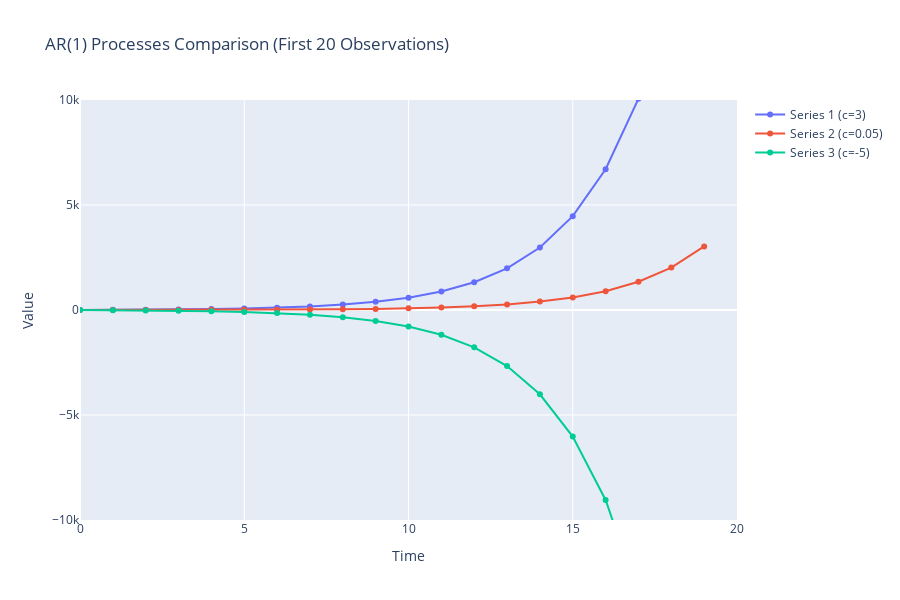

This figure's notebook cell:
### Markdown cell above
\begin{itemize}
    \item Series 1 (c=3): \( Y_t = 3 + 1.5Y_{t-1} + \epsilon_t \)
    \item Series 2 (c=0.05): \( Y_t = 0.05 + 1.5Y_{t-1} + \epsilon_t \)
    \item Series 3 (c=-5): \( Y_t = -5 + 1.5Y_{t-1} + \epsilon_t \)
\end{itemize}

### Code cell
# Using Plotly Graph Objects for more customization
fig = go.Figure()

# Adding the three series to the plot
fig.add_trace(go.Scatter(x=df['Time'][:20], y=df['Series1'][:20], mode='lines+markers', name='Series 1 (c=3)'))
fig.add_trace(go.Scatter(x=df['Time'][:20], y=df['Series2'][:20], mode='lines+markers', name='Series 2 (c=0.05)'))
fig.add_trace(go.Scatter(x=df['Time'][:20], y=df['Series3'][:20], mode='lines+markers', name='Series 3 (c=-5)'))

# Setting the title, axis labels, and layout
fig.update_layout(
    title='AR(1) Processes Comparison (First 20 Observations)',
    xaxis_title='Time',
    yaxis_title='Value',
    xaxis=dict(range=[0, 20]),  # Limiting x-axis to first 20 observations
    yaxis=dict(range=[-10000, 10000]),  # Setting y-axis range from -10000 to 10000
    showlegend=True,
    height=600
)

fig.show()

### Figure 1 — Plotly figure (JSON) as saved in the notebook; plotly's stock layout.template omitted (floating-point values rounded to 4 significant figures)
{"data": [{"mode": "lines+markers", "name": "Series 1 (c=3)", "type": "scatter", "x": [0, 1, 2, 3, 4, 5, 6, 7, 8, 9, 10, 11, 12, 13, 14, 15, 16, 17, 18, 19], "y": [3.497, 8.107, 15.81, 28.23, 45.12, 70.44, 110.2, 169.1, 256.2, 387.9, 584.4, 879.1, 1322.0, 1984.0, 2977.0, 4468.0, 6704.0, 10060.0, 15090.0, 22640.0]}, {"mode": "lines+markers", "name": "Series 2 (c=0.05)", "type": "scatter", "x": [0, 1, 2, 3, 4, 5, 6, 7, 8, 9, 10, 11, 12, 13, 14, 15, 16, 17, 18, 19], "y": [0.5467, 0.7318, 1.795, 4.266, 6.215, 9.138, 15.34, 23.82, 35.31, 53.56, 79.93, 119.5, 179.5, 267.4, 399.4, 598.7, 897.0, 1346.0, 2018.0, 3026.0]}, {"mode": "lines+markers", "name": "Series 3 (c=-5)", "type": "scatter", "x": [0, 1, 2, 3, 4, 5, 6, 7, 8, 9, 10, 11, 12, 13, 14, 15, 16, 17, 18, 19], "y": [-4.503, -11.89, -22.19, -36.77, -60.38, -95.81, -147.1, -224.9, -342.9, -518.8, -783.6, -1181.0, -1776.0, -2671.0, -4013.0, -6025.0, -9044.0, -13570.0, -20360.0, -30550.0]}], "layout": {"height": 600, "showlegend": true, "title": {"text": "AR(1) Processes Comparison (First 20 Observations)"}, "xaxis": {"range": [0, 20], "title": {"text": "Time"}}, "yaxis": {"range": [-10000, 10000], "title": {"text": "Value"}}}}
